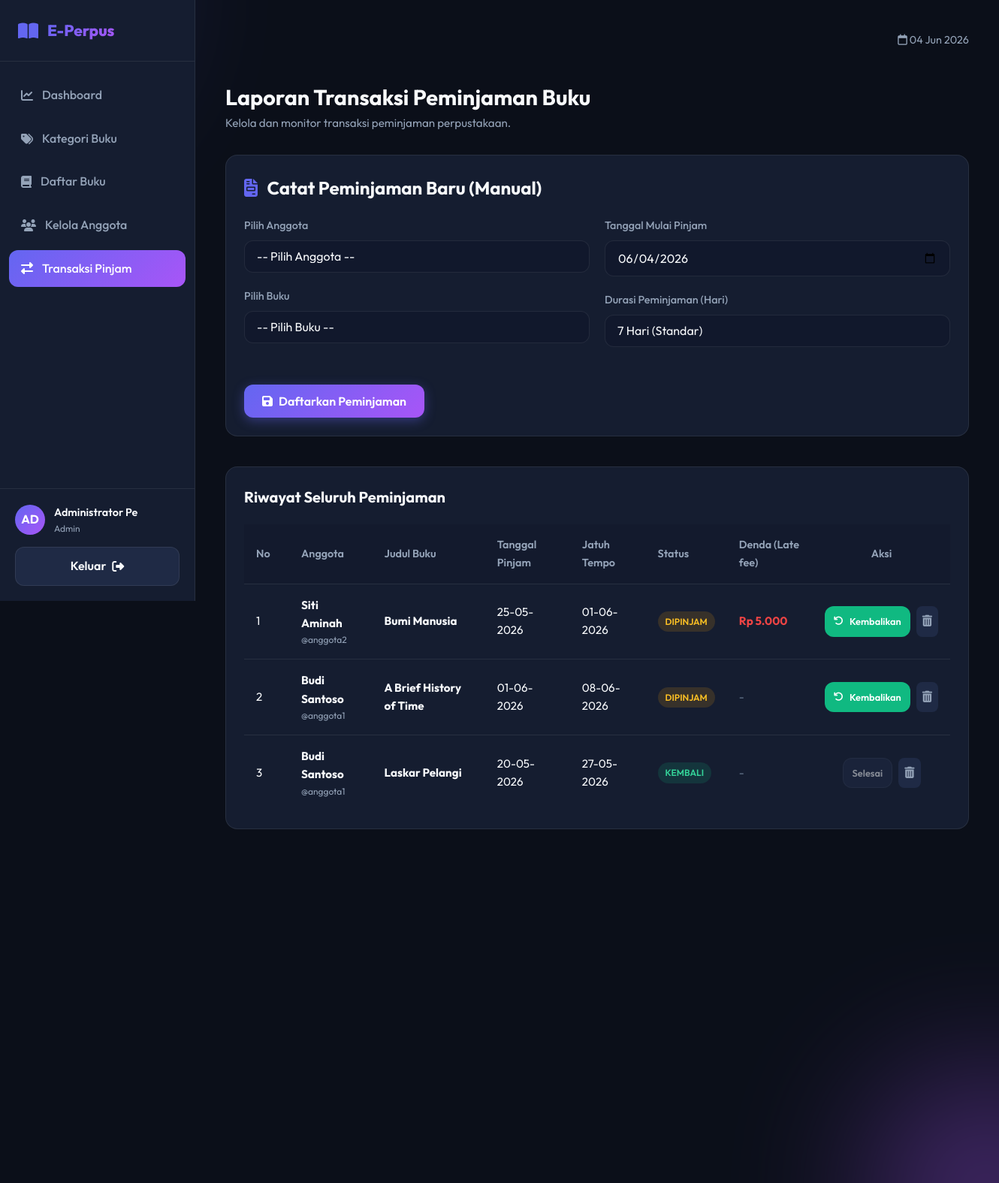
Screenshot of /admin/transaksi.php (signed in) with the database file from the repository.
### tables this page shows
CREATE TABLE IF NOT EXISTS transaksi (
    id INT AUTO_INCREMENT PRIMARY KEY,
    id_user INT NOT NULL,
    id_buku INT NOT NULL,
    tanggal_pinjam DATE NOT NULL,
    tanggal_kembali DATE NOT NULL,
    status ENUM('dipinjam', 'kembali') NOT NULL DEFAULT 'dipinjam',
    denda INT NOT NULL DEFAULT 0,
    FOREIGN KEY (id_user) REFERENCES users(id) ON DELETE CASCADE ON UPDATE CASCADE,
    FOREIGN KEY (id_buku) REFERENCES buku(id) ON DELETE CASCADE ON UPDATE CASCADE
);

CREATE TABLE IF NOT EXISTS users (
    id INT AUTO_INCREMENT PRIMARY KEY,
    username VARCHAR(50) NOT NULL UNIQUE,
    password VARCHAR(255) NOT NULL,
    nama_lengkap VARCHAR(100) NOT NULL,
    email VARCHAR(100) NOT NULL,
    role ENUM('admin', 'anggota') NOT NULL DEFAULT 'anggota',
    created_at TIMESTAMP DEFAULT CURRENT_TIMESTAMP
);

CREATE TABLE IF NOT EXISTS buku (
    id INT AUTO_INCREMENT PRIMARY KEY,
    id_kategori INT NULL,
    judul VARCHAR(255) NOT NULL,
    penulis VARCHAR(100) NOT NULL,
    penerbit VARCHAR(100) NOT NULL,
    tahun_terbit INT NOT NULL,
    jumlah INT NOT NULL DEFAULT 0,
    cover_image VARCHAR(255) NULL,
    FOREIGN KEY (id_kategori) REFERENCES kategori(id) ON DELETE SET NULL ON UPDATE CASCADE
);

### admin/transaksi.php (the view, shortened to what this page needs)
<?php
require_once 'header.php';
$tarif_denda = 1000;
$trans_list = [];
try {
    if ($role === 'admin') {
        $trans_list = $pdo->query("SELECT t.*, u.nama_lengkap, u.username, b.judul
                                   FROM transaksi t
                                   JOIN users u ON t.id_user = u.id
                                   JOIN buku b ON t.id_buku = b.id
                                   ORDER BY t.id DESC")->fetchAll();
    }
} catch (PDOException $e) {
    $error = 'Gagal mengambil data transaksi: ' . $e->getMessage();
}
?>
<div class="page-title">
    <h1>Laporan Transaksi Peminjaman Buku</h1>
    <p><?= ($role === 'admin') ? 'Kelola dan monitor transaksi peminjaman perpustakaan.' : 'Pantau riwayat buku yang Anda pinjam beserta jatuh tempo pengembalian.' ?></p>
</div>
<?php if ($role === 'admin'): ?>
    <div class="data-card" style="margin-top: 30px;">
        <h2><i class="fa-solid fa-file-invoice" style="color: var(--accent-primary); margin-right: 8px;"></i> Catat Peminjaman Baru (Manual)</h2>
        <form action="transaksi.php" method="POST" class="grid-form" style="margin-top: 20px;">
            <div>
                <div class="form-group">
                    <label for="id_user" class="form-label">Pilih Anggota</label>
                    <select id="id_user" name="id_user" class="form-select" required>
                        <option value="">-- Pilih Anggota --</option>
                    </select>
                </div>
                <div class="form-group">
                    <label for="id_buku" class="form-label">Pilih Buku</label>
                    <select id="id_buku" name="id_buku" class="form-select" required>
                        <option value="">-- Pilih Buku --</option>
                    </select>
                </div>
            </div>
            <div>
                <div class="form-group">
                    <label for="tanggal_pinjam" class="form-label">Tanggal Mulai Pinjam</label>
                    <input type="date" id="tanggal_pinjam" name="tanggal_pinjam" class="form-input" value="<?= date('Y-m-d') ?>" required>
                </div>
                <div class="form-group">
                    <label for="durasi_pinjam" class="form-label">Durasi Peminjaman (Hari)</label>
                    <select id="durasi_pinjam" name="durasi_pinjam" class="form-select" required>
                        <option value="7" selected>7 Hari (Standar)</option>
                    </select>
                </div>
            </div>
            <div style="grid-column: span 2; display: flex; gap: 10px; margin-top: 10px;">
                <button type="submit" class="btn btn-primary">
                    <i class="fa-solid fa-save"></i> Daftarkan Peminjaman
                </button>
            </div>
        </form>
    </div>
<?php endif; ?>
<div class="data-card" style="margin-top: 40px;">
    <div class="card-header">
        <h2>Riwayat Seluruh Peminjaman</h2>
    </div>
    <div class="table-responsive">
        <table class="custom-table">
            <thead>
                <tr>
                    <th style="width: 60px;">No</th>
                    <?php if ($role === 'admin'): ?>
                        <th>Anggota</th>
                    <?php endif; ?>
                    <th>Judul Buku</th>
                    <th>Tanggal Pinjam</th>
                    <th>Jatuh Tempo</th>
                    <th>Status</th>
                    <th>Denda (Late fee)</th>
                    <th style="width: 180px; text-align: center;">Aksi</th>
                </tr>
            </thead>
            <tbody>
                <?php if (count($trans_list) > 0): ?>
                    <?php $no = 1; foreach ($trans_list as $t): ?>
                        <tr>
                            <td><?= $no++ ?></td>
                            <?php if ($role === 'admin'): ?>
                                <td>
                                    <strong><?= htmlspecialchars($t['nama_lengkap']) ?></strong>
                                    <span style="display:block; font-size:0.75rem; color:var(--text-secondary);">@<?= htmlspecialchars($t['username']) ?></span>
                                </td>
                            <?php endif; ?>
                            <td><strong><?= htmlspecialchars($t['judul']) ?></strong></td>
                            <td><?= date('d-m-Y', strtotime($t['tanggal_pinjam'])) ?></td>
                            <td><?= date('d-m-Y', strtotime($t['tanggal_kembali'])) ?></td>
                            <td>
                                <?php if ($t['status'] === 'dipinjam'): ?>
                                    <span class="badge badge-warning">Dipinjam</span>
                                <?php else: ?>
                                    <span class="badge badge-success">Kembali</span>
                                <?php endif; ?>
                            </td>
                            <td>
                                <?php if ($t['denda'] > 0): ?>
                                    <strong style="color: var(--danger);">Rp <?= number_format($t['denda'], 0, ',', '.') ?></strong>
                                <?php elseif ($t['status'] === 'dipinjam'): ?>
                                    <?php
                                    $tgl_kembali = new DateTime($t['tanggal_kembali']);
                                    $hari_ini = new DateTime(date('Y-m-d'));
                                    if ($hari_ini > $tgl_kembali) {
                                        $diff = $hari_ini->diff($tgl_kembali);
                                        $temp_denda = $diff->days * $tarif_denda;
                                        echo "<span style='color:var(--danger); font-size:0.85rem; font-weight:600;'>Estimasi: Rp " . number_format($temp_denda, 0, ',', '.') . "</span>";
                                    } else {
                                        echo "<span style='color:var(--text-muted);'>-</span>";
                                    }
                                    ?>
                                <?php else: ?>
                                    <span style="color: var(--text-muted);">-</span>
                                <?php endif; ?>
                            </td>
                            <td style="text-align: center;">
                                <div class="action-buttons" style="justify-content: center;">
                                    <?php if ($t['status'] === 'dipinjam'): ?>
                                        <a href="transaksi.php?action=kembali&id=<?= $t['id'] ?>" class="btn btn-success btn-delete-confirm" data-message="Apakah Anda yakin ingin mencatat pengembalian buku ini?" style="padding: 6px 12px; font-size: 0.8rem;">
                                            <i class="fa-solid fa-arrow-rotate-left"></i> Kembalikan
                                        </a>
                                    <?php else: ?>
                                        <button class="btn btn-secondary" style="padding: 6px 12px; font-size: 0.8rem; cursor: not-allowed; opacity: 0.5;" disabled>
                                            Selesai
                                        </button>
                                    <?php endif; ?>
                                    <?php if ($role === 'admin'): ?>
                                        <a href="transaksi.php?delete=<?= $t['id'] ?>" class="btn-icon delete btn-delete-confirm" data-message="Apakah Anda yakin ingin menghapus data transaksi ini dari riwayat?" title="Hapus Riwayat">
                                            <i class="fa-solid fa-trash-can"></i>
                                        </a>
                                    <?php endif; ?>
                                </div>
                            </td>
                        </tr>
                    <?php endforeach; ?>
                <?php endif; ?>
            </tbody>
        </table>
    </div>
</div>
<?php
require_once 'footer.php';
?>

### assets/css/style.css (style rules this page uses)
:root { --bg-primary: #0b0f19; --bg-secondary: #151d30; --bg-tertiary: #1f2a45; --accent-primary: #6366f1; --accent-secondary: #a855f7; --accent-gradient: linear-gradient(135deg, var(--accent-primary) 0%, var(--accent-secondary) 100%); --text-primary: #f8fafc; --text-secondary: #94a3b8; --text-muted: #64748b; --border-color: rgba(255, 255, 255, 0.08); --glass-bg: rgba(21, 29, 48, 0.7); --glass-border: rgba(255, 255, 255, 0.06); --glass-shadow: 0 8px 32px 0 rgba(0, 0, 0, 0.37); --success: #10b981; --warning: #f59e0b; --danger: #ef4444; --info: #3b82f6; --transition-fast: 0.2s ease; --transition-smooth: 0.3s cubic-bezier(0.4, 0, 0.2, 1); --border-radius: 12px; }
* { margin: 0; padding: 0; box-sizing: border-box; font-family: 'Outfit', sans-serif; }
body { background-color: var(--bg-primary); color: var(--text-primary); min-height: 100vh; overflow-x: hidden; line-height: 1.6; }
.form-group { margin-bottom: 20px; }
.form-label { display: block; margin-bottom: 8px; color: var(--text-secondary); font-size: 0.9rem; font-weight: 500; transition: var(--transition-fast); }
.form-input { width: 100%; padding: 12px 16px; background: rgba(15, 23, 42, 0.6); border: 1px solid var(--border-color); border-radius: var(--border-radius); color: var(--text-primary); font-size: 1rem; transition: var(--transition-smooth); }
.form-select { width: 100%; padding: 12px 16px; background: rgba(15, 23, 42, 0.6); border: 1px solid var(--border-color); border-radius: var(--border-radius); color: var(--text-primary); font-size: 1rem; appearance: none; transition: var(--transition-smooth); }
.form-select option { background-color: var(--bg-secondary); color: var(--text-primary); }
.btn { display: inline-flex; align-items: center; justify-content: center; padding: 12px 24px; font-size: 1rem; font-weight: 600; border-radius: var(--border-radius); border: none; cursor: pointer; transition: var(--transition-smooth); text-decoration: none; gap: 8px; }
.btn-primary { background: var(--accent-gradient); color: white; box-shadow: 0 4px 15px rgba(99, 102, 241, 0.4); }
.btn-secondary { background: var(--bg-tertiary); color: var(--text-primary); border: 1px solid var(--border-color); }
.btn-success { background: var(--success); color: white; }
.page-title h1 { font-size: 1.8rem; font-weight: 700; }
.page-title p { color: var(--text-secondary); font-size: 0.95rem; }
.data-card { background: var(--bg-secondary); border: 1px solid var(--border-color); border-radius: 16px; padding: 24px; margin-bottom: 40px; }
.card-header { display: flex; justify-content: space-between; align-items: center; margin-bottom: 20px; }
.card-header h2 { font-size: 1.25rem; font-weight: 700; }
.table-responsive { width: 100%; overflow-x: auto; }
.custom-table { width: 100%; border-collapse: collapse; text-align: left; }
.custom-table th { padding: 16px; background: rgba(15, 23, 42, 0.4); color: var(--text-secondary); font-weight: 600; font-size: 0.9rem; border-bottom: 1px solid var(--border-color); }
.custom-table td { padding: 16px; border-bottom: 1px solid var(--border-color); font-size: 0.95rem; color: var(--text-primary); }
.custom-table tr:last-child td { border-bottom: none; }
.badge { display: inline-flex; padding: 4px 10px; font-size: 0.75rem; font-weight: 600; border-radius: 20px; text-transform: uppercase; }
.badge-success { background: rgba(16, 185, 129, 0.15); color: #34d399; }
.badge-warning { background: rgba(245, 158, 11, 0.15); color: #fbbf24; }
.action-buttons { display: flex; gap: 8px; }
.btn-icon { padding: 8px; border-radius: 8px; border: none; cursor: pointer; background: var(--bg-tertiary); color: var(--text-secondary); transition: var(--transition-fast); }
.grid-form { display: grid; grid-template-columns: 1fr 1fr; gap: 20px; }

### rows the page displays
transaksi: id_user.nama_lengkap "Siti Aminah", id_user.username "anggota2", id_buku.judul "Bumi Manusia", tanggal_pinjam "25-05-2026", tanggal_kembali "01-06-2026", status "DIPINJAM", denda "5.000"
transaksi: id_user.nama_lengkap "Budi Santoso", id_user.username "anggota1", id_buku.judul "A Brief History of Time", tanggal_pinjam "01-06-2026", tanggal_kembali "08-06-2026", status "DIPINJAM"
transaksi: id_user.nama_lengkap "Budi Santoso", id_user.username "anggota1", id_buku.judul "Laskar Pelangi", tanggal_pinjam "20-05-2026", tanggal_kembali "27-05-2026", status "KEMBALI"

### other values shown
$nama_inisial "AD"
substr($nama_lengkap, 0, 16) "Administrator Pe"
$role "Admin"
